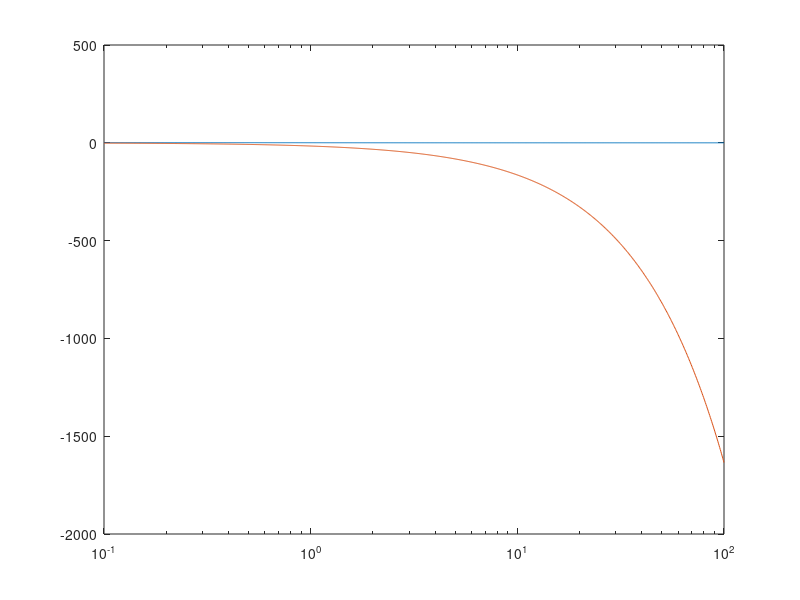

Recreate this plot in MATLAB.
clear
clc
omega=logspace(-1,2,1000);
magnitude=0.9686./sqrt(power(omega,2)*power(2.056,2)+1);
argument=-(atan(0.2056*omega)+16.33*omega);
semilogx(omega,magnitude);
hold on
semilogx(omega,argument);
%wcg=11.09
%mag=0.043
